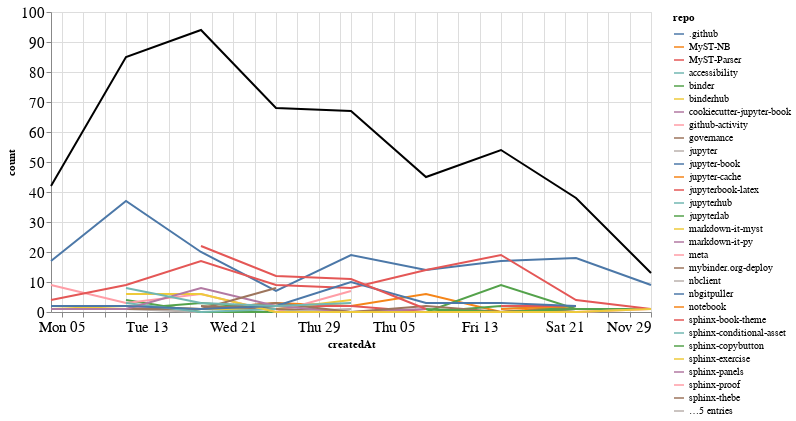

Write notebook code for a chart like this one.
### Markdown cell above
## Comments

### Code cell
comments_time = comments.groupby('repo').resample('W', on='createdAt').count()['author'].reset_index()
comments_time = comments_time.rename(columns={'author': 'count'})
comments_time_total = comments_time.groupby('createdAt').agg({"count": "sum"}).reset_index()
ch1 = alt.Chart(comments_time, width=600).mark_line().encode(
    x='createdAt',
    y='count',
    color='repo',
    tooltip="repo"
)

ch2 = alt.Chart(comments_time_total, width=600).mark_line(color="black").encode(
    x='createdAt',
    y='count',
)

ch1 + ch2

### Figure 1 — Vega-Lite specification as saved in the notebook (floating-point values rounded to 4 significant figures; data arrays with more than 128 entries replaced by an {"elided": "..."} marker saying what was removed)
{"config": {"axisLeft": {"labelFontSize": 15}, "axisBottom": {"labelFontSize": 15}}, "layer": [{"data": {"name": "data-f7b5075571306de89c635b66b066da86"}, "mark": "line", "encoding": {"color": {"type": "nominal", "field": "repo"}, "tooltip": {"type": "nominal", "field": "repo"}, "x": {"type": "temporal", "field": "createdAt"}, "y": {"type": "quantitative", "field": "count"}}, "width": 600}, {"data": {"name": "data-78788b40ffba4db2c643351ef4cba4b8"}, "mark": {"type": "line", "color": "black"}, "encoding": {"x": {"type": "temporal", "field": "createdAt"}, "y": {"type": "quantitative", "field": "count"}}, "width": 600}], "$schema": "https://vega.github.io/schema/vega-lite/v4.8.1.json", "datasets": {"data-f7b5075571306de89c635b66b066da86": {"elided": "139 records"}, "data-78788b40ffba4db2c643351ef4cba4b8": [{"createdAt": "2020-10-04T00:00:00", "count": 42}, {"createdAt": "2020-10-11T00:00:00", "count": 85}, {"createdAt": "2020-10-18T00:00:00", "count": 94}, {"createdAt": "2020-10-25T00:00:00", "count": 68}, {"createdAt": "2020-11-01T00:00:00", "count": 67}, {"createdAt": "2020-11-08T00:00:00", "count": 45}, {"createdAt": "2020-11-15T00:00:00", "count": 54}, {"createdAt": "2020-11-22T00:00:00", "count": 38}, {"createdAt": "2020-11-29T00:00:00", "count": 13}]}}
